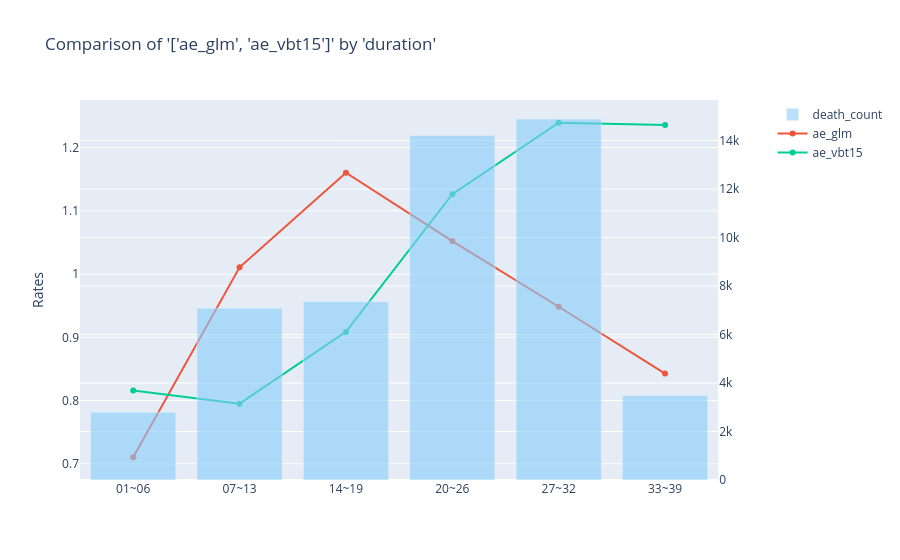

Here is the notebook cell this chart was saved with:
### Code cell
charters.compare_rates(
    df=model_data[model_data["insurance_plan"].isin(["UL", "ULSG"])],
    x_axis="duration",
    rates=["ae_glm", "ae_vbt15"],
    weights=["exp_amt_glm", "exp_amt_vbt15"],
    secondary="death_count",
    x_bins=6,
    display=True,
)

### Figure 1 — Plotly figure (JSON) as saved in the notebook; plotly's stock layout.template omitted (floating-point values rounded to 4 significant figures)
{"data": [{"marker": {"color": "rgba(135, 206, 250, 0.6)"}, "name": "death_count", "type": "bar", "x": ["01~06", "07~13", "14~19", "20~26", "27~32", "33~39"], "xaxis": "x", "y": [2793.0, 7082.0, 7356.0, 14210.0, 14890.0, 3487.0], "yaxis": "y2"}, {"mode": "lines+markers", "name": "ae_glm", "type": "scatter", "x": ["01~06", "07~13", "14~19", "20~26", "27~32", "33~39"], "xaxis": "x", "y": [0.7104, 1.011, 1.16, 1.052, 0.9484, 0.8427], "yaxis": "y"}, {"mode": "lines+markers", "name": "ae_vbt15", "type": "scatter", "x": ["01~06", "07~13", "14~19", "20~26", "27~32", "33~39"], "xaxis": "x", "y": [0.816, 0.7951, 0.9086, 1.126, 1.239, 1.236], "yaxis": "y"}], "layout": {"title": {"text": "Comparison of '['ae_glm', 'ae_vbt15']' by 'duration'"}, "xaxis": {"anchor": "y", "domain": [0, 0.94]}, "yaxis": {"anchor": "x", "domain": [0, 1], "title": {"text": "Rates"}, "type": "-"}, "yaxis2": {"anchor": "x", "overlaying": "y", "side": "right"}}}
